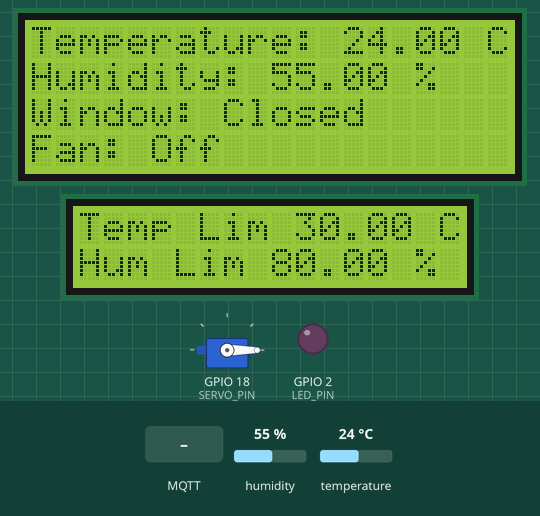
This sketch was run on a simulated ESP32. On the bench: 20×4 character LCD, 16×2 character LCD, servo, output pins drawn as LEDs (lit = HIGH). Inputs (shaded band) come from the test bench; at power-on: humidity 55 %, temperature 24 °C. WiFi joins after 1.5 s; servers stay silent unless stated; random numbers use the default seed unless the sketch sets one; no MQTT or app messages arrive unless stated; what the sketch prints to the serial monitor is not drawn.

Above: at 2.8 s.
2.9 s: humidity set to 79 %
At 5.0 s:
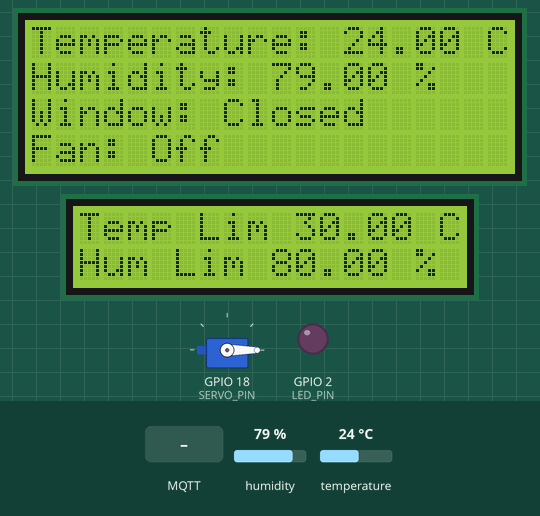
5.3 s: humidity set to 83 %
At 6.3 s:
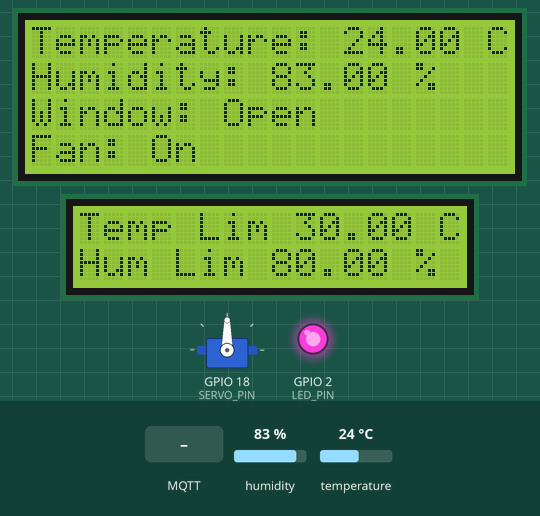
7.4 s: MQTT message "0" arrives on the first subscribed topic
At 8.9 s:
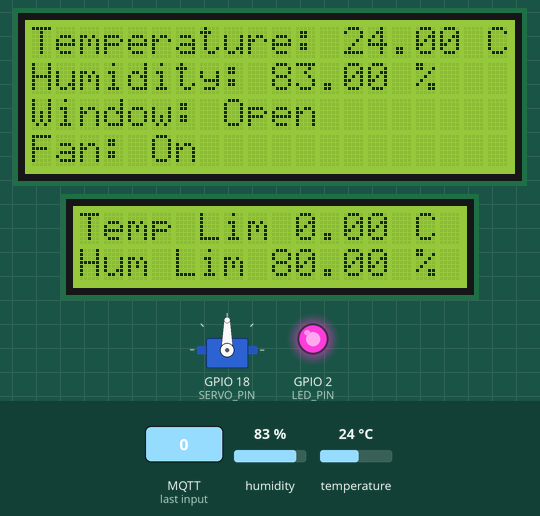
9.6 s: temperature set to 12 °C
At 10.5 s:
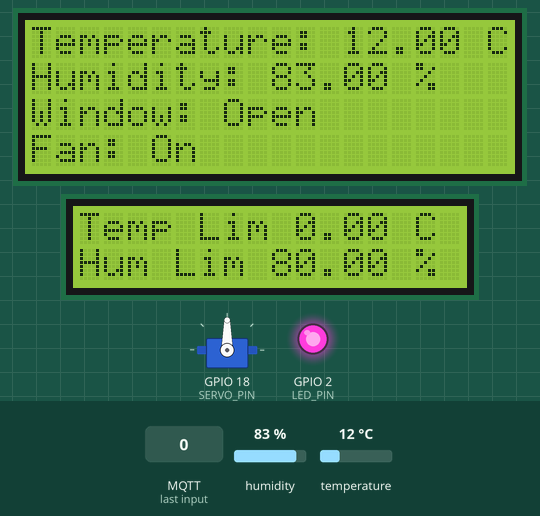
11.7 s: MQTT message "5" arrives on the first subscribed topic
At 13.2 s:
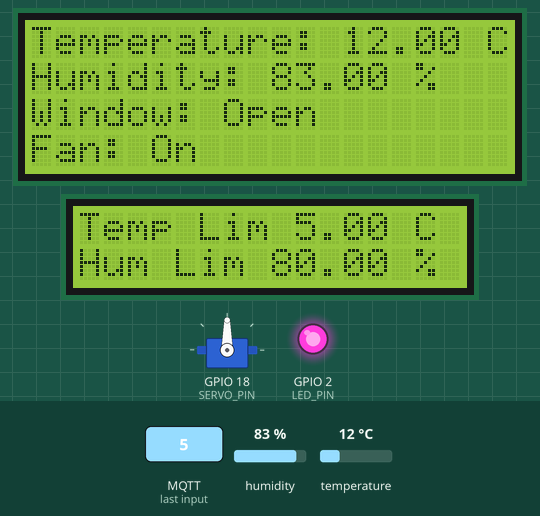
13.8 s: temperature set to 19 °C
Timing chart, 0 to 16.8 s (numbered marks = the images above; inputs shaded):
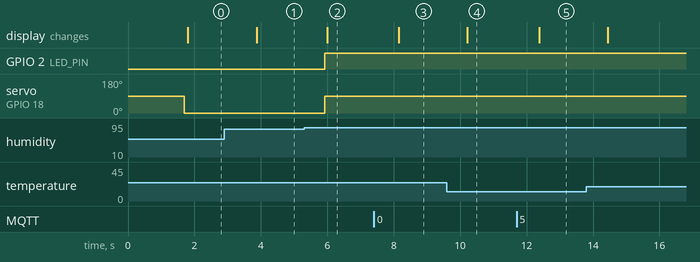

Measured:
- the behaviour switches between 80 and 81 % on humidity (found by bisection; images 1 and 2)
- after the input at 2.9 s, the display: changes after 0.97 s (image 1)
- after the input at 5.3 s, GPIO 2 (LED_PIN): LOW → HIGH after 0.63 s; servo on GPIO 18 (SERVO_PIN): 0° → 90° after 0.63 s; the display: changes after 0.69 s (image 2)
- after the input at 7.4 s, the display: changes after 0.75 s (image 3)
- after the input at 9.6 s, the display: changes after 0.62 s (image 4)
- after the input at 11.7 s, the display: changes after 0.68 s (image 5)

The sketch:

sketch.ino
```cpp
#include <WiFi.h>
#include <PubSubClient.h>
#include <WiFiClientSecure.h>
#include <Wire.h>
#include <LiquidCrystal_I2C.h>
#include <DHT.h>
#include <ESP32Servo.h>

#define LCD_MAIN_ADDR 0x27
#define LCD_LIMIT_ADDR 0x26

#define DHTPIN 13
#define DHTTYPE DHT22

#define LED_PIN 2
#define SERVO_PIN 18

const char* ssid = "Wokwi-GUEST";
const char* password = "";

const char* mqtt_server = "e340023a50cf44689effff5f4b6b0a62.s1.eu.hivemq.cloud";
const int mqtt_port = 8883;
const char* mqtt_user = "esp32";
const char* mqtt_pass = "w@4$Y82+86*8^8b";

WiFiClientSecure espClient;     // TLS (Transport Layer Security) encryption over TCP
PubSubClient client(espClient);

LiquidCrystal_I2C lcdMain(LCD_MAIN_ADDR, 20, 4);
LiquidCrystal_I2C lcdLimit(LCD_LIMIT_ADDR, 16, 2);
DHT dht(DHTPIN, DHTTYPE);
Servo windowServo;

float temperature = 0;
float humidity = 0;
float temperature_limit = 30;
float humidity_limit = 80;

String windowState = "Closed";
String fanState = "Off";

void callback(char* topic, byte* payload, unsigned int length) {
  String message = "";

  for (int i = 0; i < length; i++) {
    message += (char)payload[i];
  }

  if (strcmp(topic, "greenhouse/control/temp_limit") == 0) {
    temperature_limit = message.toFloat();
  }

  if (strcmp(topic, "greenhouse/control/humidity_limit") == 0) {
    humidity_limit = message.toFloat();
  }
}

void setup_wifi() {
  Serial.print("Connecting to WiFi");
  WiFi.begin(ssid, password);

  while (WiFi.status() != WL_CONNECTED) {
    delay(500);
    Serial.print(".");
  }

  Serial.println("\nWiFi connected");
}

void reconnect() {
  if (!client.connected()) {
    Serial.print("Connecting to MQTT...");

    String clientId = "ESP32-" + String(random(0xffff), HEX);

    if (client.connect(clientId.c_str(), mqtt_user, mqtt_pass)) {
      Serial.println("connected");

      client.subscribe("greenhouse/control/temp_limit");
      client.subscribe("greenhouse/control/humidity_limit");

    } else {
      Serial.print("failed, rc=");
      Serial.print(client.state());
      Serial.println(" retrying in 2s");
      delay(2000);
    }
  }
}

void setup() {
  Serial.begin(115200);

  lcdMain.init();
  lcdMain.backlight();
  lcdLimit.init();
  lcdLimit.backlight();

  dht.begin();

  pinMode(LED_PIN, OUTPUT);
  windowServo.attach(SERVO_PIN);

  Wire.begin(21, 22);

  setup_wifi();

  espClient.setInsecure();     // Don’t verify the server’s TLS certificate
  client.setServer(mqtt_server, mqtt_port);
  client.setCallback(callback);
  client.setBufferSize(512);
}

void loop() {
  if (WiFi.status() != WL_CONNECTED) {
    setup_wifi();
  }
  if (!client.connected()) {
    reconnect();
  }

  client.loop();

  temperature = dht.readTemperature();
  humidity = dht.readHumidity();

  if (isnan(temperature) || isnan(humidity)) {
    Serial.println("DHT read failed");
    delay(2000);
    return;
  }

  if (temperature > temperature_limit || humidity > humidity_limit) {
    windowServo.write(90);
    digitalWrite(LED_PIN, HIGH);
    windowState = "Open";
    fanState = "On";
  } else {
    windowServo.write(0);
    digitalWrite(LED_PIN, LOW);
    windowState = "Closed";
    fanState = "Off";
  }

  String payload = "{";
  payload += "\"temperature\":" + String(temperature) + ",";
  payload += "\"humidity\":" + String(humidity) + ",";
  payload += "\"temp_limit\":" + String(temperature_limit) + ",";
  payload += "\"hum_limit\":" + String(humidity_limit) + ",";
  payload += "\"window\":\"" + windowState + "\",";
  payload += "\"fan\":\"" + fanState + "\"";
  payload += "}";

  client.publish("greenhouse/sensor1", payload.c_str());

  lcdMain.setCursor(0, 0);
  lcdMain.print("Temperature: ");
  lcdMain.print(temperature);
  lcdMain.print(" C     ");

  lcdMain.setCursor(0, 1);
  lcdMain.print("Humidity: ");
  lcdMain.print(humidity);
  lcdMain.print(" %     ");

  lcdMain.setCursor(0, 2);
  lcdMain.print("Window: ");
  lcdMain.print(windowState);
  lcdMain.print("     ");

  lcdMain.setCursor(0, 3);
  lcdMain.print("Fan: ");
  lcdMain.print(fanState);
  lcdMain.print("     ");

  lcdLimit.setCursor(0, 0);
  lcdLimit.print("Temp Lim ");
  lcdLimit.print(temperature_limit);
  lcdLimit.print(" C   ");

  lcdLimit.setCursor(0, 1);
  lcdLimit.print("Hum Lim ");
  lcdLimit.print(humidity_limit);
  lcdLimit.print(" %   ");

  Serial.println(payload);

  delay(2000);
}
```
